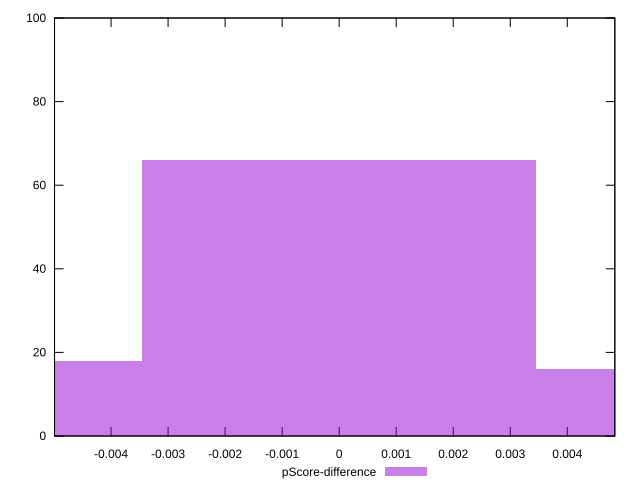

The script that saved this image:
reset

$pScoreDifference <<EOF
0.006915547190002336 16
0 66
-0.006915547190002336 18
EOF

set key outside below
set boxwidth 0.006915547190002336
set xrange [-0.0049911824618695255:0.004833525621069479]
set yrange [0:100]
set trange [0:100]
set style fill transparent solid 0.5 noborder
set terminal svg size 640, 490 enhanced background rgb 'white'
set output "report_00014_2021-02-09T15:56:05.503Z/first-cpu-idle/samples/pages/pScore-difference/histogram.svg"

plot $pScoreDifference title "pScore-difference" with boxes

reset
